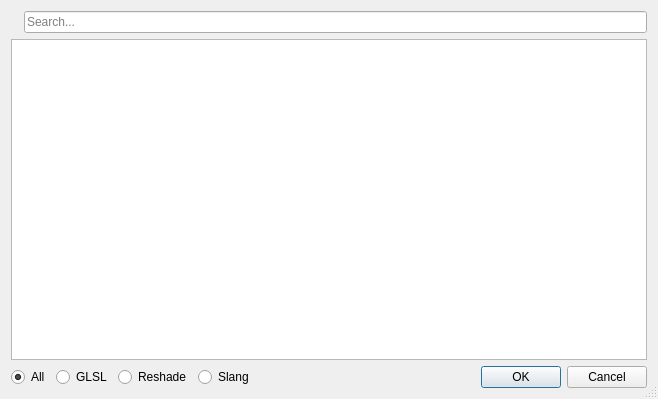
<?xml version="1.0" encoding="UTF-8"?>
<ui version="4.0">
 <class>PostProcessingSelectShaderDialog</class>
 <widget class="QDialog" name="PostProcessingSelectShaderDialog">
  <property name="geometry">
   <rect>
    <x>0</x>
    <y>0</y>
    <width>658</width>
    <height>399</height>
   </rect>
  </property>
  <property name="windowTitle">
   <string>Select Shader</string>
  </property>
  <property name="sizeGripEnabled">
   <bool>true</bool>
  </property>
  <property name="modal">
   <bool>true</bool>
  </property>
  <layout class="QVBoxLayout" name="verticalLayout">
   <item>
    <layout class="QHBoxLayout" name="horizontalLayout_2">
     <item>
      <widget class="QLabel" name="searchIcon">
       <property name="text">
        <string/>
       </property>
      </widget>
     </item>
     <item>
      <widget class="QLineEdit" name="search">
       <property name="placeholderText">
        <string>Search...</string>
       </property>
      </widget>
     </item>
    </layout>
   </item>
   <item>
    <widget class="QTreeWidget" name="shaderList">
     <attribute name="headerVisible">
      <bool>false</bool>
     </attribute>
     <column>
      <property name="text">
       <string notr="true">1</string>
      </property>
     </column>
    </widget>
   </item>
   <item>
    <layout class="QHBoxLayout" name="horizontalLayout">
     <item>
      <widget class="QRadioButton" name="filterAll">
       <property name="text">
        <string>All</string>
       </property>
       <property name="checked">
        <bool>true</bool>
       </property>
       <attribute name="buttonGroup">
        <string notr="true">filterGroup</string>
       </attribute>
      </widget>
     </item>
     <item>
      <widget class="QRadioButton" name="filterGLSL">
       <property name="text">
        <string>GLSL</string>
       </property>
       <attribute name="buttonGroup">
        <string notr="true">filterGroup</string>
       </attribute>
      </widget>
     </item>
     <item>
      <widget class="QRadioButton" name="filterReshade">
       <property name="text">
        <string>Reshade</string>
       </property>
       <attribute name="buttonGroup">
        <string notr="true">filterGroup</string>
       </attribute>
      </widget>
     </item>
     <item>
      <widget class="QRadioButton" name="filterSlang">
       <property name="text">
        <string>Slang</string>
       </property>
       <attribute name="buttonGroup">
        <string notr="true">filterGroup</string>
       </attribute>
      </widget>
     </item>
     <item>
      <widget class="QDialogButtonBox" name="buttonBox">
       <property name="orientation">
        <enum>Qt::Orientation::Horizontal</enum>
       </property>
       <property name="standardButtons">
        <set>QDialogButtonBox::StandardButton::Cancel|QDialogButtonBox::StandardButton::Ok</set>
       </property>
      </widget>
     </item>
    </layout>
   </item>
  </layout>
 </widget>
 <resources/>
 <connections>
  <connection>
   <sender>buttonBox</sender>
   <signal>accepted()</signal>
   <receiver>PostProcessingSelectShaderDialog</receiver>
   <slot>accept()</slot>
   <hints>
    <hint type="sourcelabel">
     <x>248</x>
     <y>254</y>
    </hint>
    <hint type="destinationlabel">
     <x>157</x>
     <y>274</y>
    </hint>
   </hints>
  </connection>
  <connection>
   <sender>buttonBox</sender>
   <signal>rejected()</signal>
   <receiver>PostProcessingSelectShaderDialog</receiver>
   <slot>reject()</slot>
   <hints>
    <hint type="sourcelabel">
     <x>316</x>
     <y>260</y>
    </hint>
    <hint type="destinationlabel">
     <x>286</x>
     <y>274</y>
    </hint>
   </hints>
  </connection>
 </connections>
 <buttongroups>
  <buttongroup name="filterGroup"/>
 </buttongroups>
</ui>
